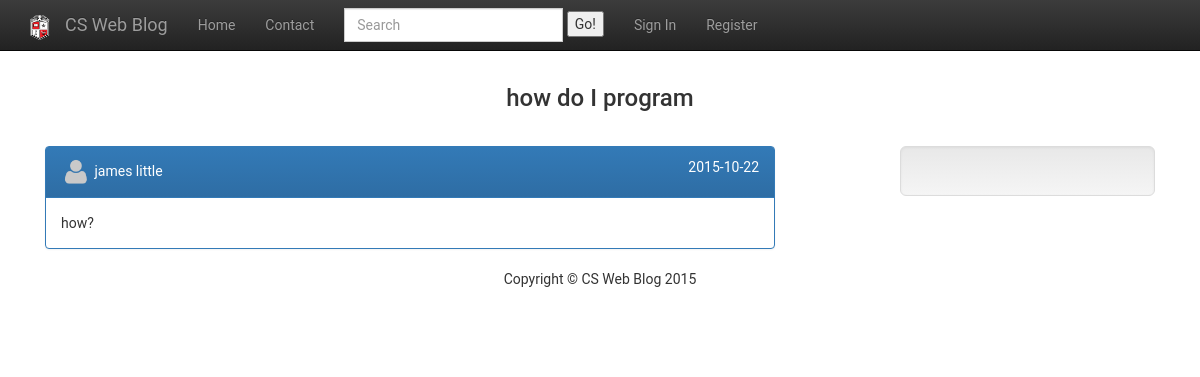
Page /website/index.php?page=question&id=13 on the earlier database version.
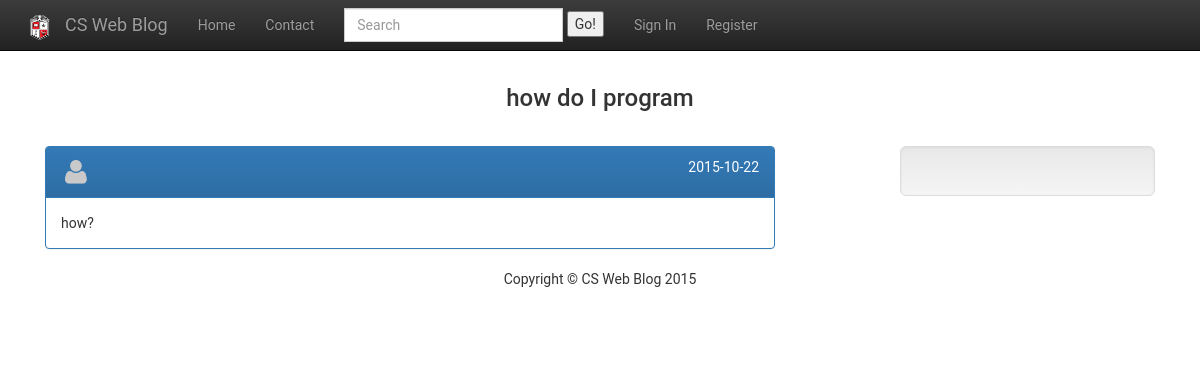
Same page on the later database version.
### tables this page shows
CREATE TABLE `users` (
  `id` int(11) NOT NULL,
  `first_name` varchar(255) NOT NULL,
  `last_name` varchar(255) NOT NULL,
  `email` varchar(255) NOT NULL,
  `password` varchar(255) NOT NULL,
  `role_id` int(11) NOT NULL,
  `points` int(255) NOT NULL
);

### website/includes/Database.php (called while the page is built, shortened)
<?php
class Database{
    var $mysqli, $result, $q, $affectedRows, $error;
    private $host, $user, $pass, $db;
    function __construct($host, $user, $pass, $db, $autoConnect = true){
        $this->host = $host;
        $this->user = $user;
        $this->pass = $pass;
        $this->db = $db;
        if(!function_exists('mysqli_init') && !extension_loaded('mysqli')){
            $this->error = 'Error: MySQLi is not installed.';
            return false;
        }else{
            if($autoConnect)
                return @$this->connect();
            else
                return false;
        }
    }
    public function connect(){
        $this->mysqli = new MySQLi($this->host, $this->user, $this->pass, $this->db);
    }
    private function clean(){
        $str = $this->q;
        $str = @trim($str);
        $this->q = mysqli_real_escape_string($this->mysqli, $str);
    }
    public function execute($query, $mode = MYSQLI_STORE_RESULT){
        $this->q = $query;
        $result = $this->mysqli->query($query, $mode);
        if(is_object($result) && $result instanceof MySQLi_Result){
            $this->result = $result;
        }else
            $this->affectedRows = $this->mysqli->affected_rows;
        return $this;
    }
    public function fetchRow(){
        return $this->result->fetch_assoc();
    }
}
?>

### website/init.php (called while the page is built, shortened)
<?php
    $DB = new Database(DB_HOST, DB_USER, DB_PASS, DB_DB);
    $Session = new Session();
    $SessionPerson = new SessionPerson($DB, $Session);
    $BlogPosts = new BlogPosts($DB);
    $Users = new Users($DB);

### website/includes/SessionPerson.php (called while the page is built, shortened)
<?php
class SessionPerson extends Person {
    private $session;
    public function __construct($db, $session){
        $this->session = $session;
    }
    private function getVariable($name){
        return $this->session->get($name);
    }
    private function addVariable($name, $value){
        $this->session->add($name, $value);
    }
}
?>

### website/includes/Session.php (called while the page is built, shortened)
<?php
class Session{
    public function get($name){
        if(isset($_SESSION[$name]))
            return $_SESSION[$name];
        else
            return NULL;
    }
}
?>

### website/includes/Person.php (called while the page is built, shortened)
<?php
class Person extends People {
    private $roleId;
    public function role() {
        return $this->roleId;
    }
    private function removeAllValues(){
        $this->roleId = -1;
    }
}
?>

### website/includes/Page.php (called while the page is built, shortened)
<?php
class Page {
    public function setCrumbs($show_crumbs){
        $this->show_crumbs = $show_crumbs;
    }
    public function getQuery($get){
        if(isset($_GET[$get]))
            return $_GET[$get];
        else
            return NULL;
    }
}
?>

### website/includes/DAO.php (called while the page is built, shortened)
<?php
class DAO {
     protected $db;
     protected $table;
    function __construct($db, $table) {
        $this->db = $db;
        $this->table = $table;
    }
    function get($id) {
        return $this->db->execute("SELECT * FROM ".$this->table." WHERE id = '".$id."'")->fetchRow();
    }
}

### website/includes/BlogPosts.php (called while the page is built, shortened)
<?php
class BlogPosts extends DAO {
    function hasAnswer($id) {
        return $this->get($id)["correctAnswerId"] > 0;
    }
}

### website/webapp/views/question.php (the view, shortened to what the changed rows need)
<?php
    $page = new Page("", $SessionPerson);
    $page->getModule("categories");
    if($page->getQuery("id") != NULL) {
        $id = $page->getQuery("id");
        if($page->getQuery("movePost")) {
            if(isset($_POST["submit"])) {
                $BlogPosts->movePost($id, $_POST["move_to"]);
                $page->removeQuery("movePost");
                $page->changeQuery("id", $_POST["move_to"]);
                $page->changeQuery("page", "category_questions");
                $page->redirect();
            }
            $page->showHeader();
            ?>
            <form class="form-horizontal" role="form" method="post" action="<?php echo $page->currentURL(); ?>">
                <div class="form-group">
                    <label class="control-label col-md-offset-2 col-md-2" for="move_to">Category</label>
                    <div class="col-md-4">
                        <select id="move_to" name="move_to">
                            <?php foreach($Categories->getAll() as $c) { ?>
                                <option value="<?php echo $c["id"]; ?>"><?php echo $c["name"]; ?></option>
                            <?php } ?>
                        </select>
                    </div>
                </div>
                <div class="form-group">
					<div class="col-md-offset-4">
						<div class="col-md-6">
							<input type="submit" class="btn btn-default btn-block" id="submit" name="submit" value="Move"/>
						</div>
					</div>
				</div>
            </form>
            <?php
            $page->showFooter();
        } else {
            $post = $BlogPosts->get($id);
            $hasAnswer = $BlogPosts->hasAnswer($id);
            $user = $Users->get($post["user_id"]);
            if (isset($_POST["submit"])) {
                $answer = $_POST["answer"];
                $now = date("o-m-d");
                $Answers->add($SessionPerson->id(), $id, $answer, $now);
                $page->redirect();
            } else {
                ?>
                <div class="container col-md-12">
                    <div class="panel-body text-center">
                        <h3><?php echo $post["title"]; ?></h3>
                        <br/>
                    </div>
                </div>
                <div class="container col-md-8">
                    <div class="panel panel-primary">
                        <div class="panel-heading">
                            <div class="row">
                                <div class="col-sm-6">
                                    <?php
                                    $ua = new UserAvatar($user["id"]);
                                    echo $ua->getImage(30, 30) . " "; ?>
                                    <a href="?page=profile&id=<?php echo $user["id"]; ?>"
                                       style="color: rgb(255,255,255)">
                                        <?php echo $user["first_name"] . " " . $user["last_name"]; ?>
                                    </a>
                                </div>
                                <div class="col-sm-6 text-right"><?php echo $post["date_posted"]; ?></div>
                            </div>
                        </div>
                        <div class="panel-body"><?php echo $post['post']; ?></div>
                    </div>
                </div>
                    <?php
            }
        }
    } else {
        echo "error";
    }
?>

Differences in the rows shown:
removed users: first_name "james", last_name "little"
